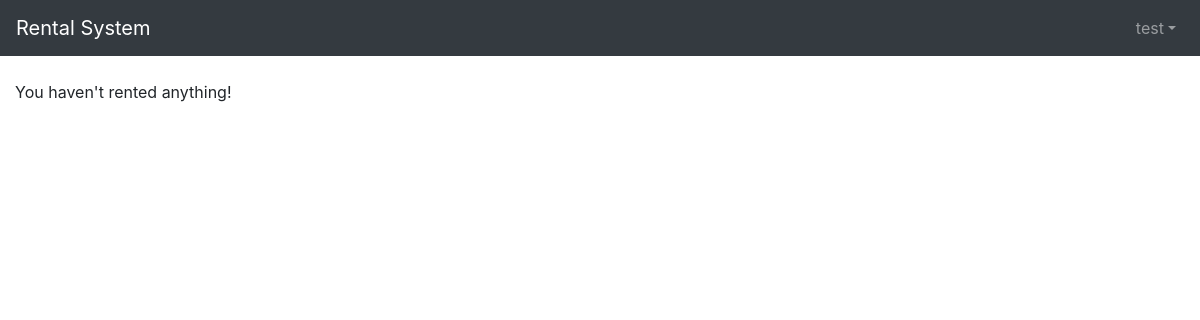
The app's page /rented/ (signed in), older data.
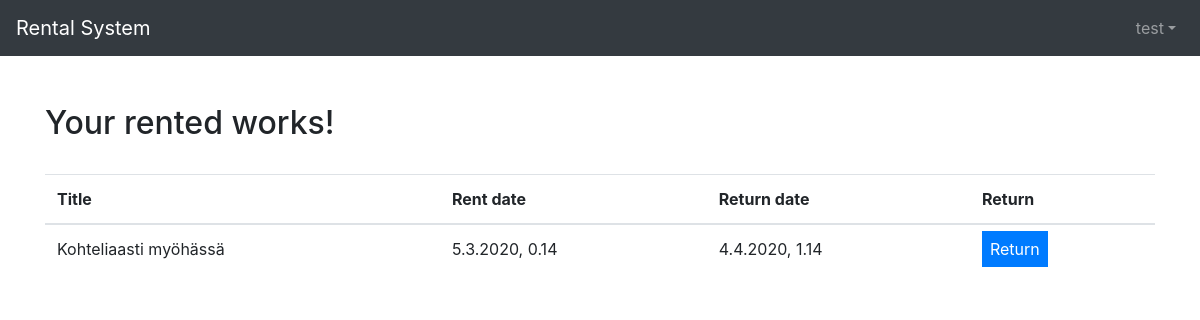
The same page, newer data.
### rental_system/models.py (models this page shows, shortened)
class RentedWork(models.Model):
    user = models.ForeignKey(User, on_delete=models.CASCADE, default=1)
    rented_work = models.ForeignKey(Work, on_delete=models.CASCADE)
    rent_date = models.DateTimeField(auto_now_add=True)
    return_date = models.DateTimeField()
    returned = models.BooleanField(default=False)
    date_returned = models.DateTimeField(null=True)

class Work(models.Model):
    creators = models.ManyToManyField(Creator)
    type = models.ForeignKey(Type, on_delete=models.CASCADE)
    genres = models.ManyToManyField(Genre)
    publishers = models.ManyToManyField(Publisher)
    title = models.CharField(max_length=200)
    desc = models.CharField(max_length=200)
    pub_date = models.IntegerField(
        default=2020,
        validators=[
            MaxValueValidator(datetime.date.today().year),
            MinValueValidator(1800)
        ]
    )
    def __str__(self):
        return self.title

### rental_system/views.py (the view)
# urls.py: path('rented/', views.rented, name='rented'),
@login_required
def rented(request):
    current_user = request.user
    rented = list(RentedWork.objects.filter(user_id = current_user.id, returned = False))
    return render(request, 'rental_system/rented.html', {'rented': rented})

### rental_system/templates/rental_system/rented.html (shortened to what this page needs)
{% extends 'base.html' %}
{% block content %}
{% load static %}
<link rel="stylesheet" href="{% static 'rented.css' %}">
<link rel="stylesheet" href="{% static 'darkmode.css' %}">
{% load tz %}
{% get_current_timezone as TIME_ZONE %}
{% if rented %}
<div class="container">
    <div class="table-responsive-lg">
        <br>
        <h2>Your rented works!</h2>
        <br>
        <table class="table">
            <thead>
                <tr>
                    <th>Title</th>
                    <th>Rent date</th>
                    <th>Return date</th>
                    <th>Return</th>
                </tr>
            </thead>
            <tbody>
                {% for item in rented %}
                {% if not item.returned %}
                <tr>
                    {% timezone "Europe/Helsinki" %}
                    <td>{{ item.rented_work }}</td>
                    <td>{{ item.rent_date | date:"j.n.Y, G.i"}}</td>
                    <td>{{ item.return_date | date:"j.n.Y, G.i"}}</td>
                    <td><a href="{% url 'return_work' item.rented_work.id %}" class="p-2 mb-2 bg-primary text-white">Return</a></td>
                    {% endtimezone %}
                </tr>
                {% endif %}
                {% endfor %}
            </tbody>
        </table>
    </div>
</div>
{% else %}
<tr><td>You haven't rented anything!</td></tr>
{% endif %}
{% endblock %}

Row changes from the older to the newer data that the page shows:
added RentedWork: rented_work "Kohteliaasti myöhässä", rent_date "5.3.2020, 0.14", return_date "4.4.2020, 1.14"
Text that changed along with them:
text no longer shown: "You haven't rented anything!"
text now shown: "Your rented works! Title Rent date Return date Return"
